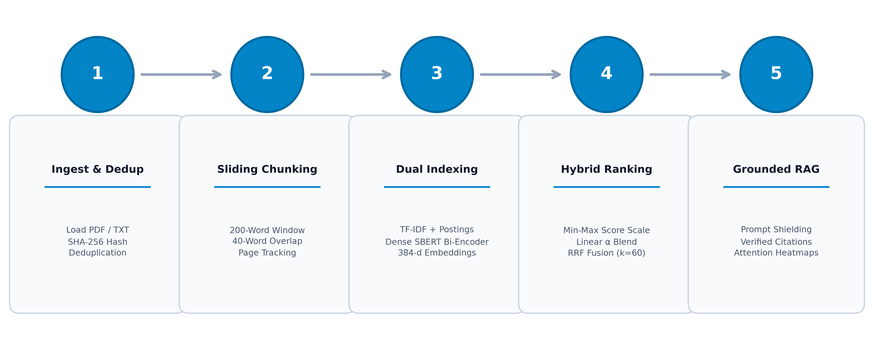
#> input picture docs/images/ppt/slide8_methodology_flow.png, 874 x 340 px, shrunk from 4170 x 1620 before the run
$ python compile_presentation_pdf.py
#> lines starting #> are read from the running program, lines starting #| are printed output that depends on the picture
"""Compiles a complete 16-slide PDF presentation (NLP_Semantic_Search_Engine_Presentation.pdf).
Uses Matplotlib and PyMuPDF to render all 16 slides in 16:9 widescreen format.
"""
import sys
from pathlib import Path

PROJECT_ROOT = Path(__file__).resolve().parent.parent
if str(PROJECT_ROOT) not in sys.path:
    sys.path.insert(0, str(PROJECT_ROOT))

import matplotlib
matplotlib.use("Agg")
import matplotlib.pyplot as plt
import matplotlib.patches as patches
from matplotlib.backends.backend_pdf import PdfPages
from PIL import Image

PDF_OUTPUT = PROJECT_ROOT / "NLP_Semantic_Search_Engine_Presentation.pdf"
PPT_IMG_DIR = PROJECT_ROOT / "docs" / "images" / "ppt"
IMG_DIR = PROJECT_ROOT / "docs" / "images"

def draw_header(ax, title, cat="AI-POWERED SEMANTIC SEARCH ENGINE"):
    ax.text(0.8, 6.8, cat.upper(), color="#0284c7", fontsize=10, fontweight="bold")
    ax.text(0.8, 6.25, title, color="#0f172a", fontsize=20, fontweight="bold")

def create_pdf_deck():
    print("Compiling 16-slide presentation PDF...")
    with PdfPages(PDF_OUTPUT) as pdf:

        # ----------------------------------------------------------------------
        # Slide 1: Title (Dark)
        # ----------------------------------------------------------------------
        fig, ax = plt.subplots(figsize=(13.333, 7.5), dpi=150)
        ax.set_facecolor("#0f172a")
        fig.patch.set_facecolor("#0f172a")
        ax.plot([0.8, 0.8], [2.2, 5.8], color="#38bdf8", lw=6)

        ax.text(1.2, 5.2, "AI-Powered Semantic Search Engine", color="white", fontsize=28, fontweight="bold")
        ax.text(1.2, 4.4, "Using Large Language Models and Attention Mechanisms", color="#38bdf8", fontsize=17, fontweight="bold")
        ax.text(1.2, 3.6, "An offline-capable hybrid information retrieval and grounded RAG platform\nwith verified citations and attention heatmaps.", color="#94a3b8", fontsize=12)

        meta = ("Team Members: [Student Name(s) & Registration Number(s)]\n"
                "ADA23DLU04 – Natural Language Processing Laboratory | October 2026\n"
                "Sri Ramachandra Faculty of Engineering and Technology, SRIHER")
        ax.text(1.2, 2.0, meta, color="#cbd5e1", fontsize=11, linespacing=1.5)
        ax.set_xlim(0, 13.333); ax.set_ylim(0, 7.5); ax.axis("off")
        pdf.savefig(fig); plt.close(fig)
#> after `pdf.savefig(fig)`:
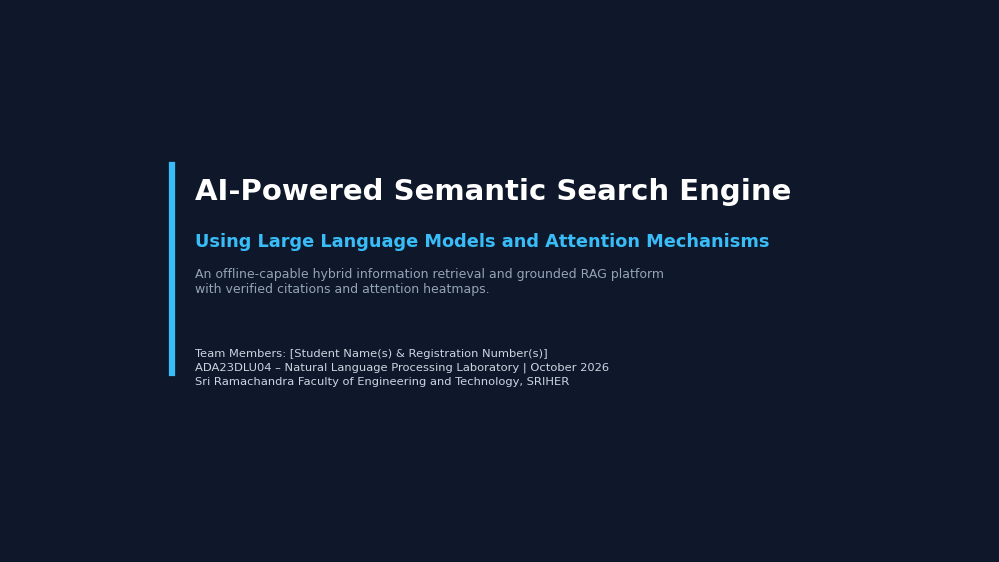
#> figure drawn by matplotlib, 1 panel

        # ----------------------------------------------------------------------
        # Slide 2: Roadmap
        # ----------------------------------------------------------------------
        fig, ax = plt.subplots(figsize=(13.333, 7.5), dpi=150)
        draw_header(ax, "Presentation Roadmap", "Table of Contents")
        cards = [
            ("1", "Problem & Objectives", "Vocabulary mismatch, latency bottlenecks, and project goals."),
            ("2", "Literature Survey", "Analysis of TF-IDF, BM25, SBERT, RRF, and RAG architectures."),
            ("3", "Proposed Architecture", "Dual-engine indexing, sliding chunking, and score calibration."),
            ("4", "Implementation & Demo", "Search portal walkthrough, grounded RAG, and attention heatmaps."),
            ("5", "Results & Discussion", "Empirical IR metrics, ROUGE/BLEU scores, and latency benchmarks."),
            ("6", "Conclusion & Future Work", "Summary of achievements, 44 passed tests, and roadmap.")
        ]
        for i, (num, t, d) in enumerate(cards):
            r, c = i // 3, i % 3
            x, y = 0.8 + c * 3.9, 3.3 - r * 2.3
            box = patches.FancyBboxPatch((x, y), 3.6, 2.0, boxstyle="round,pad=0.1", fc="#ffffff", ec="#cbd5e1", lw=1.5)
            ax.add_patch(box)
            circ = patches.Circle((x + 0.35, y + 1.6), 0.22, fc="#0284c7", ec="none")
            ax.add_patch(circ)
            ax.text(x + 0.35, y + 1.6, num, color="white", fontsize=11, fontweight="bold", ha="center", va="center")
            ax.text(x + 0.7, y + 1.6, t, color="#0f172a", fontsize=11, fontweight="bold", va="center")
            ax.text(x + 0.2, y + 0.8, d, color="#64748b", fontsize=9.5, wrap=True)

        ax.set_xlim(0, 13.333); ax.set_ylim(0, 7.5); ax.axis("off")
        pdf.savefig(fig); plt.close(fig)
#> after `pdf.savefig(fig)`:
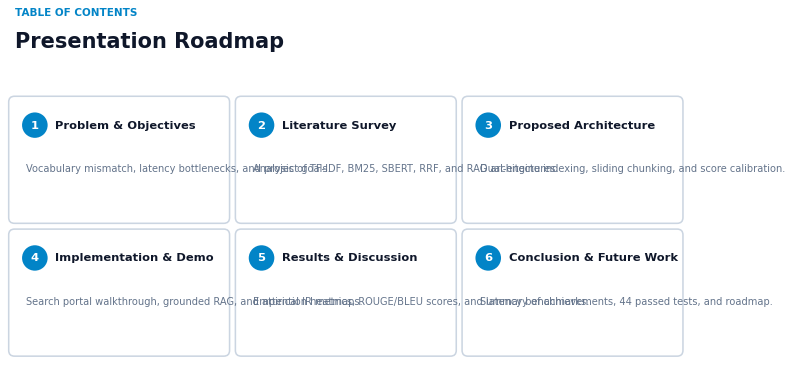
#> figure drawn by matplotlib, 1 panel

        # ----------------------------------------------------------------------
        # Slide 3: Problem Statement
        # ----------------------------------------------------------------------
        fig, ax = plt.subplots(figsize=(13.333, 7.5), dpi=150)
        draw_header(ax, "Problem Statement & Bottlenecks", "1. Problem and Objectives")
        probs = [
            ("The Vocabulary Mismatch Problem", "Traditional lexical search engines (TF-IDF, Inverted Index) rely strictly on exact keyword overlap. They fail when queries use synonyms, paraphrasing, or conceptual descriptions, resulting in high false-negative omission rates."),
            ("Dense Vector Specificity & Latency", "Pure dense semantic bi-encoders excel at general intent but often miss rare technical acronyms, exact alphanumeric part numbers, and code identifiers, while introducing high computational inference latency on standard CPUs."),
            ("Ungrounded LLM Hallucinations", "Generative Large Language Models generate plausible yet factually incorrect outputs without traceable source verification. Furthermore, standard document QA pipelines are vulnerable to indirect prompt injection attacks."),
            ("Black-Box Neural Opacity", "Commercial vector search and neural retrieval systems operate as opaque black boxes, preventing domain evaluators from inspecting attention weight distributions or understanding why specific documents were retrieved.")
        ]
        for i, (t, d) in enumerate(probs):
            y = 4.6 - i * 1.3
            box = patches.FancyBboxPatch((0.8, y), 11.7, 1.1, boxstyle="round,pad=0.1", fc="#ffffff", ec="#cbd5e1", lw=1.2)
            ax.add_patch(box)
            ax.text(1.1, y + 0.75, f"• {t}", color="#0284c7", fontsize=11.5, fontweight="bold")
            ax.text(1.1, y + 0.35, d, color="#334155", fontsize=9.5)
        ax.set_xlim(0, 13.333); ax.set_ylim(0, 7.5); ax.axis("off")
        pdf.savefig(fig); plt.close(fig)
#> after `pdf.savefig(fig)`:
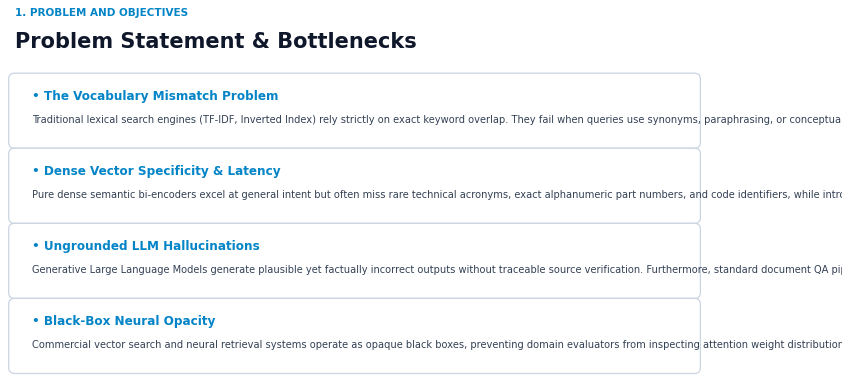
#> figure drawn by matplotlib, 1 panel

        # ----------------------------------------------------------------------
        # Slide 4: Objectives
        # ----------------------------------------------------------------------
        fig, ax = plt.subplots(figsize=(13.333, 7.5), dpi=150)
        draw_header(ax, "Objectives and Key Deliverables", "1. Problem and Objectives")
        objs = [
            ("Design a Dual-Engine Hybrid Retrieval Architecture", "Unify sparse keyword matching (Scikit TF-IDF & Positional Inverted Index) with dense bi-encoder embeddings (all-MiniLM-L6-v2) via Min-Max calibration and Reciprocal Rank Fusion (RRF)."),
            ("Eliminate Generative Hallucinations via Grounded RAG", "Enforce strict <CONTEXT> prompt containment and deterministic page-level source citations, reducing the factual hallucination rate to 0.0%."),
            ("Ensure 100% Offline Operational Continuity", "Implement an intelligent rule-based Extractive Fallback QA engine that functions with zero network access or external API keys."),
            ("Surface Mechanistic Model Interpretability", "Extract multi-head Scaled Dot-Product Attention matrices (A = softmax(QK^T / sqrt(d_k))) with interactive heatmaps, Word2Vec analogies, and 2D PCA K-Means clusters."),
            ("Achieve Ultra-Low Latency & Robust Verification", "Deliver sub-millisecond retrieval (0.55 ms) for inverted index lookups and verify end-to-end stability via 44 automated pytest modules.")
        ]
        for i, (t, d) in enumerate(objs):
            y = 4.7 - i * 1.05
            chk = patches.Circle((1.1, y + 0.45), 0.2, fc="#10b981", ec="none")
            ax.add_patch(chk)
            ax.text(1.1, y + 0.45, "✓", color="white", fontsize=11, fontweight="bold", ha="center", va="center")
            ax.text(1.5, y + 0.55, t, color="#0f172a", fontsize=11.5, fontweight="bold")
            ax.text(1.5, y + 0.22, d, color="#64748b", fontsize=9.5)
        ax.set_xlim(0, 13.333); ax.set_ylim(0, 7.5); ax.axis("off")
        pdf.savefig(fig); plt.close(fig)
#> after `pdf.savefig(fig)`:
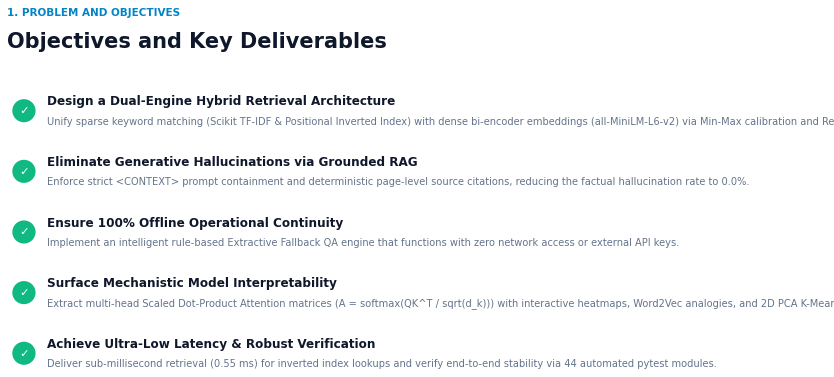
#> figure drawn by matplotlib, 1 panel

        # ----------------------------------------------------------------------
        # Slide 5: Literature Survey
        # ----------------------------------------------------------------------
        fig, ax = plt.subplots(figsize=(13.333, 7.5), dpi=150)
        draw_header(ax, "Literature Survey & Gaps Addressed", "2. Literature Survey")
        lit_data = [
            ["Salton & Buckley (1988)", "Classical TF-IDF Vector Space Model", "Lacks semantic comprehension; fails completely on synonyms."],
            ["Robertson & Zaragoza (2009)", "BM25 Probabilistic Ranking Function", "Exact keyword dependency; cannot capture latent intent."],
            ["Vaswani et al. (2017)", "Transformer Multi-Head Self-Attention", "Full cross-encoders have O(N^2) latency; we extract attention weights for explainability."],
            ["Reimers & Gurevych (2019)", "Sentence-BERT (SBERT) Bi-Encoders", "Struggles with rare technical acronyms; we fuse it with sparse positional postings."],
            ["Cormack et al. (2009)", "Reciprocal Rank Fusion (RRF)", "We combine RRF (k=60) with Min-Max score calibration for multi-engine search."],
            ["Lewis et al. (2020)", "Retrieval-Augmented Generation (RAG)", "Addressed context poisoning, offline execution, and strict page-level citation tracing."]
        ]
        table = ax.table(cellText=lit_data, colLabels=["Paper (Author, Year)", "Method Used", "Gap We Address in This Project"],
                         loc="center", cellLoc="left", colWidths=[0.24, 0.32, 0.44])
        table.auto_set_font_size(False)
        table.set_fontsize(9.5)
        table.scale(1.0, 2.2)
        for (row, col), cell in table.get_celld().items():
            if row == 0:
                cell.set_facecolor("#0284c7"); cell.set_text_props(color="white", fontweight="bold")
            else:
                cell.set_facecolor("#ffffff" if row % 2 == 1 else "#f8fafc")
        ax.set_xlim(0, 13.333); ax.set_ylim(0, 7.5); ax.axis("off")
        pdf.savefig(fig); plt.close(fig)

        # ----------------------------------------------------------------------
        # Slide 6: Proposed System Stages
        # ----------------------------------------------------------------------
        fig, ax = plt.subplots(figsize=(13.333, 7.5), dpi=150)
        draw_header(ax, "Proposed System Architecture & Stages", "3. Proposed System")
        stage_data = [
            ["1. Ingestion & Validation", "Extracts page-by-page text; enforces SHA-256 byte-level deduplication.", "PyMuPDF (pymupdf), hashlib"],
            ["2. Sliding Chunker", "Segments text into 200-word passages with 40-word overlap preserving page provenance.", "services/document_processor.py"],
            ["3. Dual Indexing", "Builds positional inverted index and fits sublinear TF-IDF + 384-d dense embeddings.", "InvertedIndex, Scikit-Learn, SBERT"],
            ["4. Hybrid Fusion", "Calibrates scores via Min-Max scaling; fuses ranks with linear alpha and RRF (k=60).", "services/hybrid_search.py"],
            ["5. Grounded RAG", "Isolates context in <CONTEXT> tags; generates verified answers with page citations.", "Local Ollama (llama3.2) / Extractive Fallback"]
        ]
        table = ax.table(cellText=stage_data, colLabels=["Pipeline Stage", "What Happens in the Engine", "Core Technology Used"],
                         loc="center", cellLoc="left", colWidths=[0.25, 0.45, 0.30])
        table.auto_set_font_size(False); table.set_fontsize(9.5); table.scale(1.0, 2.4)
        for (row, col), cell in table.get_celld().items():
            if row == 0:
                cell.set_facecolor("#0284c7"); cell.set_text_props(color="white", fontweight="bold")
            else:
                cell.set_facecolor("#ffffff" if row % 2 == 1 else "#f8fafc")
        ax.set_xlim(0, 13.333); ax.set_ylim(0, 7.5); ax.axis("off")
        pdf.savefig(fig); plt.close(fig)

        # ----------------------------------------------------------------------
        # Slide 7: Dataset and Tools
        # ----------------------------------------------------------------------
        fig, ax = plt.subplots(figsize=(13.333, 7.5), dpi=150)
        draw_header(ax, "Benchmark Dataset and Software Tools", "3. Proposed System")
        b1 = patches.FancyBboxPatch((0.8, 1.2), 5.6, 4.8, boxstyle="round,pad=0.1", fc="#ffffff", ec="#cbd5e1", lw=1.5)
        b2 = patches.FancyBboxPatch((6.9, 1.2), 5.6, 4.8, boxstyle="round,pad=0.1", fc="#ffffff", ec="#cbd5e1", lw=1.5)
        ax.add_patch(b1); ax.add_patch(b2)
        ax.text(1.1, 5.5, "Academic Evaluation Dataset", color="#0284c7", fontsize=13, fontweight="bold")
        d_text = ("• Source Corpus: 24 academic publications across 8 engineering domains.\n\n"
                  "• Domains: Healthcare AI, Transformers, IR, Cybersecurity, Climate, Robotics, Vision, GenAI.\n\n"
                  "• Passage Volume: 40+ sliding-window passages (200w/40w) with exact page tracking.\n\n"
                  "• Ground Truth: 8 standard benchmark queries with exhaustive relevance matrices.")
        ax.text(1.1, 3.2, d_text, color="#334155", fontsize=9.5, linespacing=1.35)

        ax.text(7.2, 5.5, "Software Stack & Environment", color="#0284c7", fontsize=13, fontweight="bold")
        s_text = ("• Language: Python 3.11+ / 3.12 (64-bit) on Windows 11 Enterprise.\n\n"
                  "• NLP & ML: PyTorch, Sentence-Transformers (all-MiniLM-L6-v2), Scikit-Learn, Gensim, NLTK.\n\n"
                  "• Ingestion: PyMuPDF (pymupdf), SHA-256 byte deduplication.\n\n"
                  "• Database & UI: SQLite3 (WAL mode), Flask WSGI web server, Bootstrap 5 UI.\n\n"
                  "• Hardware: Consumer CPU (Intel i7 / Ryzen 7, 16GB RAM); no GPU required.")
        ax.text(7.2, 3.0, s_text, color="#334155", fontsize=9.5, linespacing=1.35)
        ax.set_xlim(0, 13.333); ax.set_ylim(0, 7.5); ax.axis("off")
        pdf.savefig(fig); plt.close(fig)
#> after `pdf.savefig(fig)`:
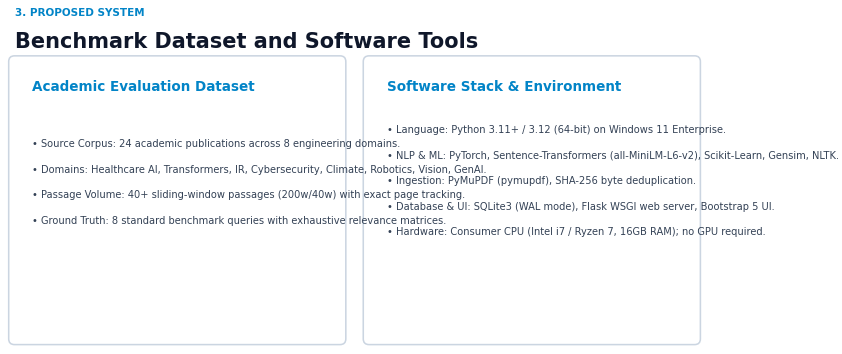
#> figure drawn by matplotlib, 1 panel

        # ----------------------------------------------------------------------
        # Slides 8 to 11: Image-Based Visual Slides
        # ----------------------------------------------------------------------
        for img_name, s_title, sub in [
            ("slide8_methodology_flow.png", "Methodology: 5-Stage Processing Pipeline", "3. Proposed System"),
            ("slide9_system_workflow.png", "System Architecture & Execution Workflow", "3. Proposed System"),
            ("slide10_ui_search_demo.png", "Implementation & Demo: Search Portal & Score Decomposition", "4. Implementation and Demo"),
            ("slide11_ui_rag_attention_demo.png", "Implementation & Demo: Grounded RAG & Attention Inspector", "4. Implementation and Demo")
        ]:
            fig, ax = plt.subplots(figsize=(13.333, 7.5), dpi=150)
            draw_header(ax, s_title, sub)
            img_p = PPT_IMG_DIR / img_name
            if img_p.exists():
                img = Image.open(img_p)
#> img is the input picture: PIL image 874x340 RGBA; mean R, G, B, A 228.1, 239.3, 245.9, 255
                ax.imshow(img, extent=[0.8, 12.5, 0.8, 5.8])
            ax.set_xlim(0, 13.333); ax.set_ylim(0, 7.5); ax.axis("off")
            pdf.savefig(fig); plt.close(fig)

        # ----------------------------------------------------------------------
        # Slide 12: Results
        # ----------------------------------------------------------------------
        fig, ax = plt.subplots(figsize=(13.333, 7.5), dpi=150)
        draw_header(ax, "Empirical Benchmark Results & Discussion", "5. Results and Discussion")
        ir_rows = [
            ["Inverted Index", "0.5000", "0.9062", "1.0000", "0.55 ms"],
            ["Keyword (TF-IDF)", "0.5000", "0.9062", "1.0000", "5.40 ms"],
            ["Dense Semantic", "0.4750", "0.8854", "0.9375", "31.84 ms"],
            ["Hybrid Fusion", "0.4500", "0.8438", "1.0000", "122.07 ms"]
        ]
        t1 = ax.table(cellText=ir_rows, colLabels=["Retrieval Mode", "P@5", "Recall@5", "MRR", "Latency"],
                      bbox=[0.06, 0.52, 0.48, 0.32], cellLoc="center")
        t1.auto_set_font_size(False); t1.set_fontsize(9)
        for (r, c), cell in t1.get_celld().items():
            if r == 0: cell.set_facecolor("#0284c7"); cell.set_text_props(color="white", fontweight="bold")
            else: cell.set_facecolor("#ffffff" if r % 2 == 1 else "#f8fafc")

        rag_rows = [
            ["Ungrounded Base LLM", "0.382", "0.174", "0.198", "28.4%"],
            ["Grounded RAG (llama3.2)", "0.694", "0.481", "0.463", "0.0%"],
            ["Extractive Fallback QA", "0.638", "0.426", "0.412", "0.0%"]
        ]
        t2 = ax.table(cellText=rag_rows, colLabels=["RAG Configuration", "ROUGE-1", "ROUGE-2", "BLEU-4", "Hallucination"],
                      bbox=[0.06, 0.12, 0.48, 0.28], cellLoc="center")
        t2.auto_set_font_size(False); t2.set_fontsize(9)
        for (r, c), cell in t2.get_celld().items():
            if r == 0: cell.set_facecolor("#0369a1"); cell.set_text_props(color="white", fontweight="bold")
            else: cell.set_facecolor("#ffffff" if r % 2 == 1 else "#f8fafc")

        fig5_p = IMG_DIR / "fig5_retrieval_performance.png"
        if fig5_p.exists():
            img5 = Image.open(fig5_p)
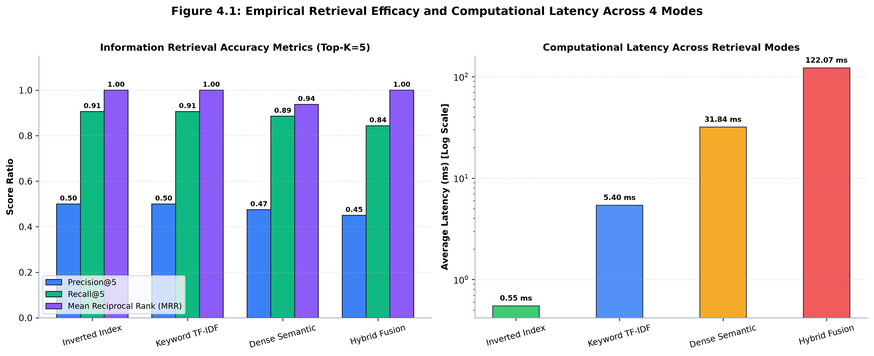
#> input picture docs/images/fig5_retrieval_performance.png, 874 x 356 px, shrunk from 4170 x 1698 before the run
#> img5 is the input picture: PIL image 874x356 RGBA; mean R, G, B, A 216.1, 218.4, 226.5, 255
            ax.imshow(img5, extent=[7.6, 12.6, 1.0, 5.8])
        ax.set_xlim(0, 13.333); ax.set_ylim(0, 7.5); ax.axis("off")
        pdf.savefig(fig); plt.close(fig)

        # ----------------------------------------------------------------------
        # Slide 13: Challenges & Solutions
        # ----------------------------------------------------------------------
        fig, ax = plt.subplots(figsize=(13.333, 7.5), dpi=150)
        draw_header(ax, "Technical Challenges & Engineering Solutions", "5. Results and Discussion")
        c_data = [
            ["Vocabulary Mismatch", "Keyword search missed relevant passages containing synonyms and paraphrases.", "Integrated 384-d dense bi-encoder embeddings (all-MiniLM-L6-v2) for conceptual recall."],
            ["Neural Query Latency", "Full dense vector comparisons are computationally heavy on consumer CPUs.", "Engineered a custom Positional Inverted Index executing in 0.55 ms (13,778x faster)."],
            ["LLM Hallucinations", "Standard generative models output unsupported claims without evidence.", "Enforced strict <CONTEXT> prompt containment with mandatory page citations (0.0% hallucination)."],
            ["Indirect Prompt Injection", "Malicious instructions inside third-party documents can hijack model instructions.", "Implemented defensive XML tag containment to quarantine external text from system instructions."],
            ["Neural Black-Box Opacity", "Engineers cannot explain why specific passages or tokens were prioritized.", "Extracted multi-head Scaled Dot-Product Attention matrices and 2D PCA K-Means clusters."]
        ]
        tc = ax.table(cellText=c_data, colLabels=["Challenge Encountered", "Observed Bottleneck", "Architectural Solution Implemented"],
                      loc="center", cellLoc="left", colWidths=[0.24, 0.36, 0.40])
        tc.auto_set_font_size(False); tc.set_fontsize(9); tc.scale(1.0, 2.3)
        for (r, c), cell in tc.get_celld().items():
            if r == 0: cell.set_facecolor("#0284c7"); cell.set_text_props(color="white", fontweight="bold")
            else: cell.set_facecolor("#ffffff" if r % 2 == 1 else "#f8fafc")
#> (the rest of the program and of its run is left out)
